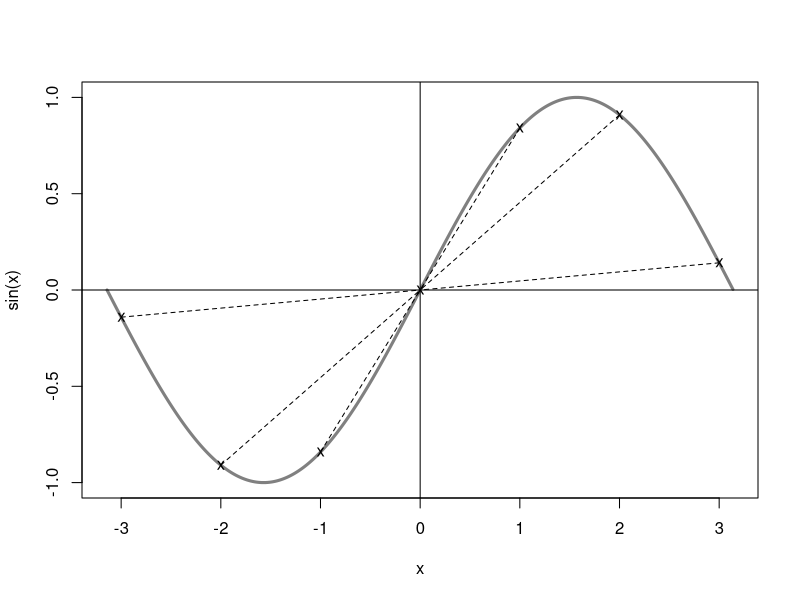

The R source for this figure:
png("sin2ori.png")
x = seq(-pi, pi, .01)
plot(x,sin(x),ty="l",lwd=3,col=gray(0.5))
abline(h=0)
abline(v=0)
#points(0,0,pch="X",cex=2)

for (i in seq(-3, 3, 1)){
    points(i,sin(i),pch="x")
    segments(i,sin(i),0,0,lty=2)
}
dev.off()